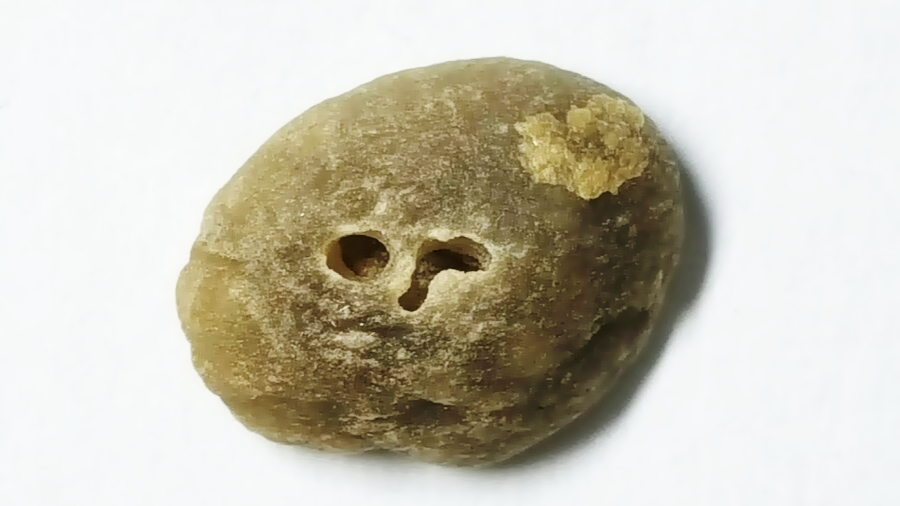
#> input picture Coffee_Inspection_Work/research_notebook/hwan_opencv/init_opencv/image/insect_damage.jpg, 900 x 506 px, found by its file name
$ python 'OpenCV_ch6_회전.py'
#> lines starting #> are read from the running program, lines starting #| are printed output that depends on the picture
# Main Code

import cv2

src = cv2.imread('./data/insect_damage.jpg', cv2.IMREAD_COLOR)
#> src is the input picture: shape (506, 900, 3); mean B, G, R 182.4, 197.5, 201.3

height, width, channel = src.shape
#> height = 506; width = 900; channel = 3

# matrix에 회전 array를 생성
# cv2.getRotationMatrix2D((중심점 X좌표, 중심점 Y좌표), 각도, 스케일)을 설정
matrix = cv2.getRotationMatrix2D((width/2, height/2), 90 , 1)
# print(type(matrix)) => <class 'numpy.ndarray'>

# cv2.warpAffine(원본 이미지, 배열, (결과 이미지 너비, 결과 이미지 높이))을 의미
dst = cv2.warpAffine(src, matrix, (width, height))
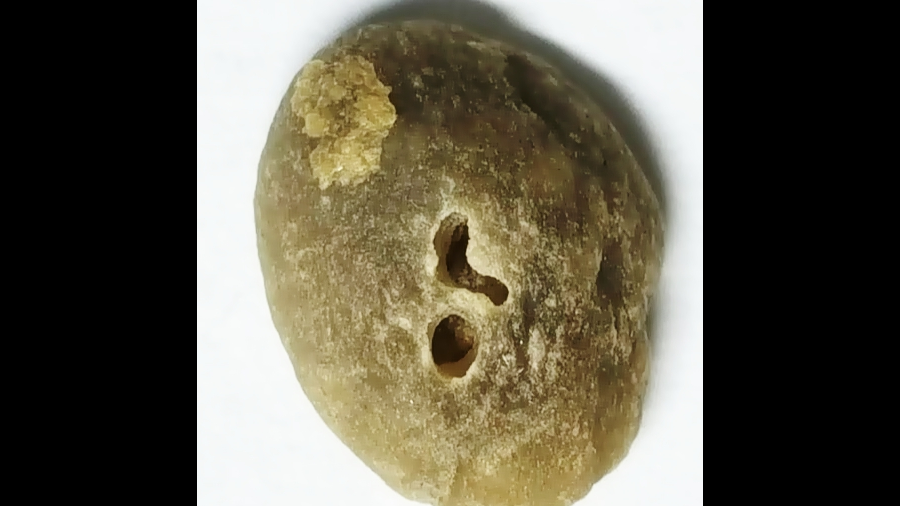
#> dst: shape (506, 900, 3); mean B, G, R 74.5, 89.5, 94.3
# print(type(dst)) => <class 'numpy.ndarray'>


cv2.imshow('src', src)
cv2.imshow('dst', dst)
cv2.waitKey(0)
cv2.destroyAllWindows()

import numpy as np

$ run again, with Coffee_Inspection_Work/research_notebook/hwan_opencv/init_opencv/image/obama.jpg copied over Coffee_Inspection_Work/research_notebook/hwan_opencv/init_opencv/image/insect_damage.jpg
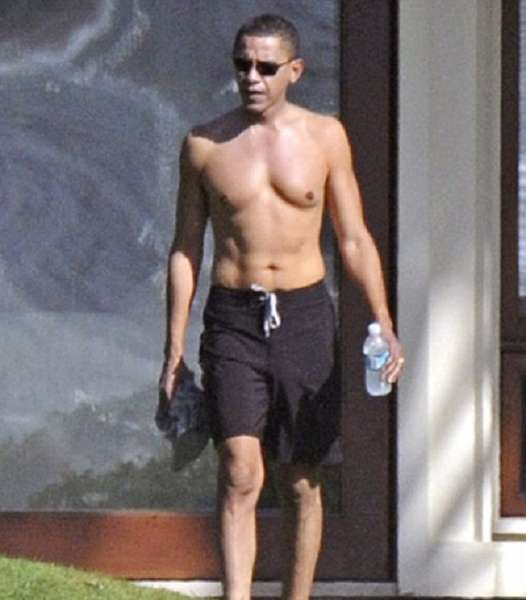
#> input picture Coffee_Inspection_Work/research_notebook/hwan_opencv/init_opencv/image/obama.jpg, 526 x 600 px, found by its file name
#> src is the input picture: shape (600, 526, 3); mean B, G, R 111.1, 110.5, 119.5
#> `dst = cv2.warpAffine(src, matrix, (width, height))`:
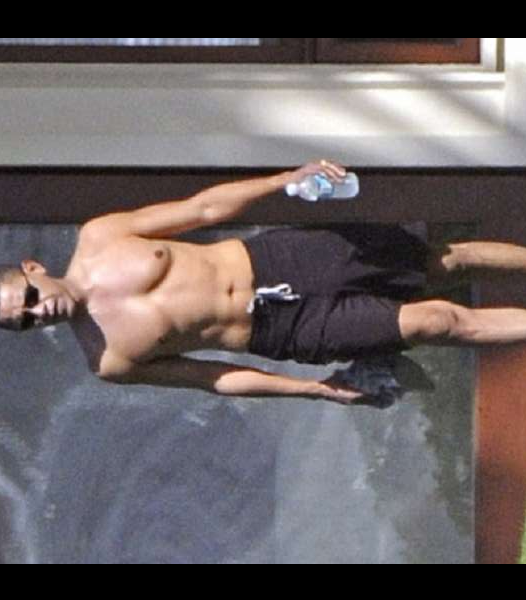
#> dst: shape (600, 526, 3); mean B, G, R 97.9, 96.6, 104.9
